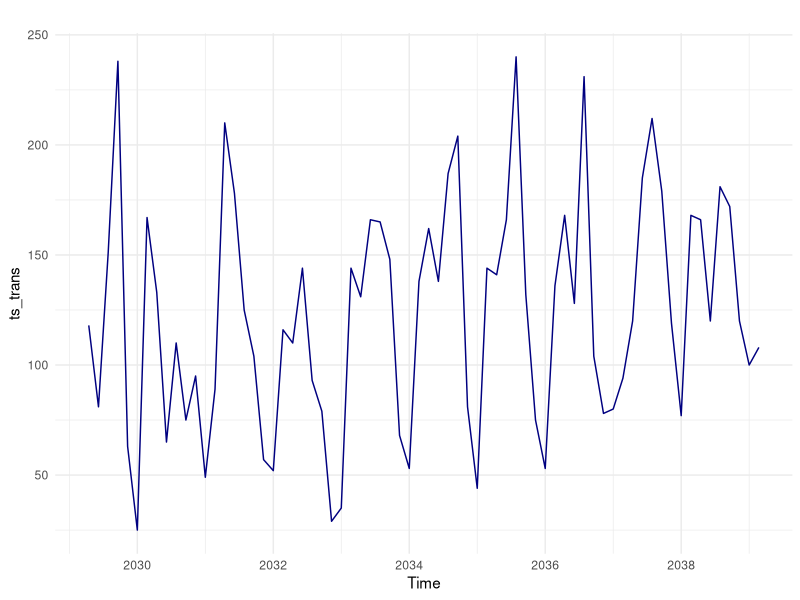
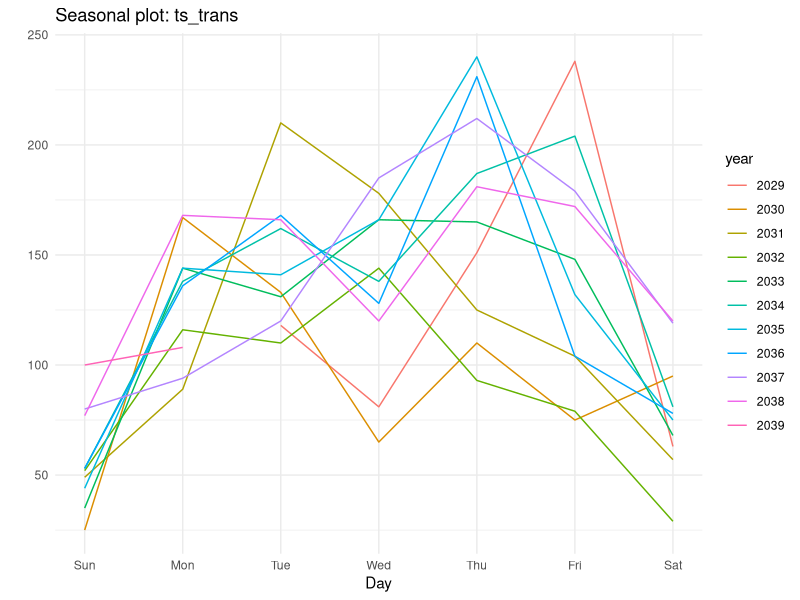
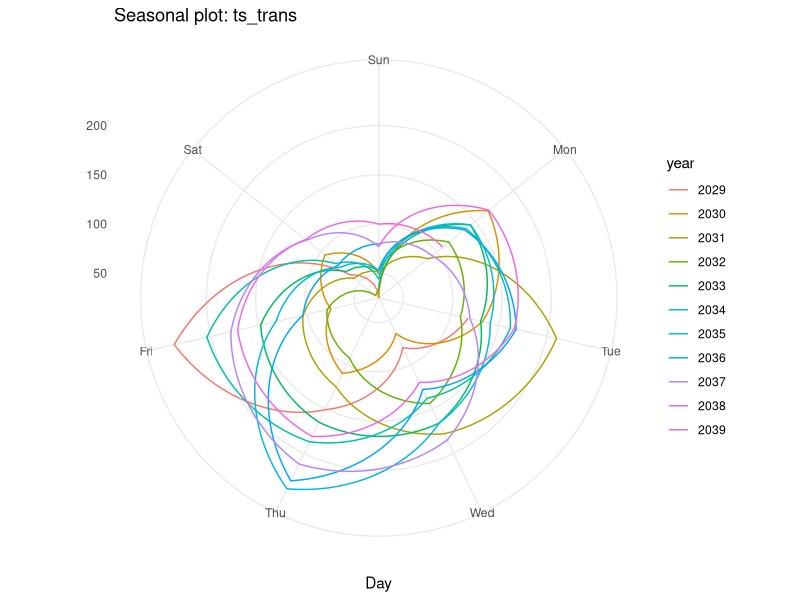
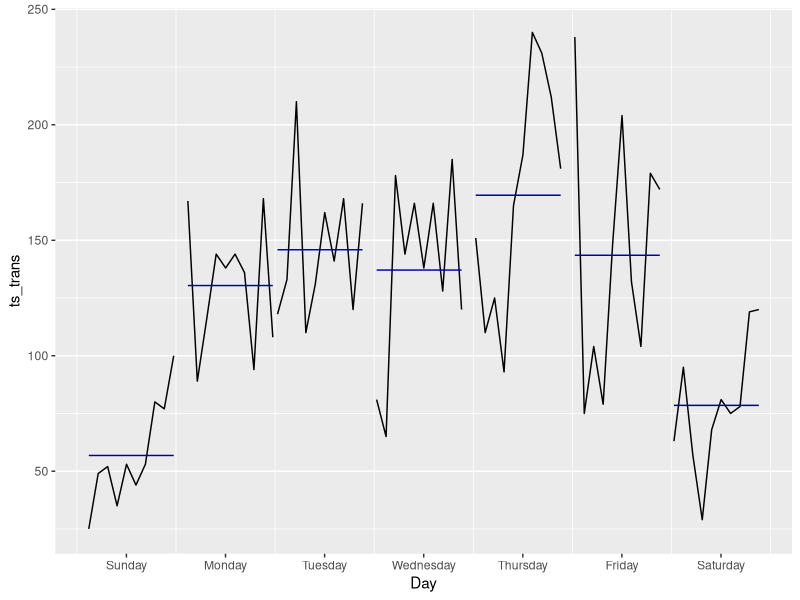
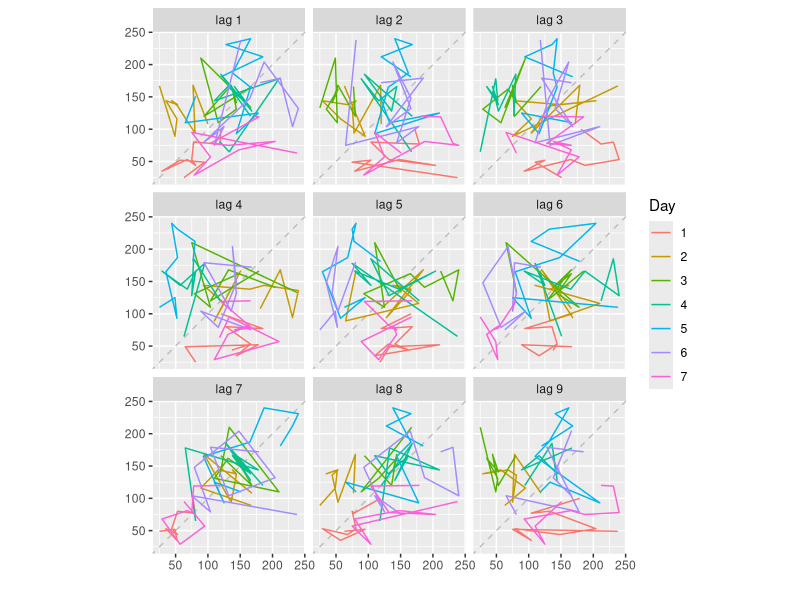
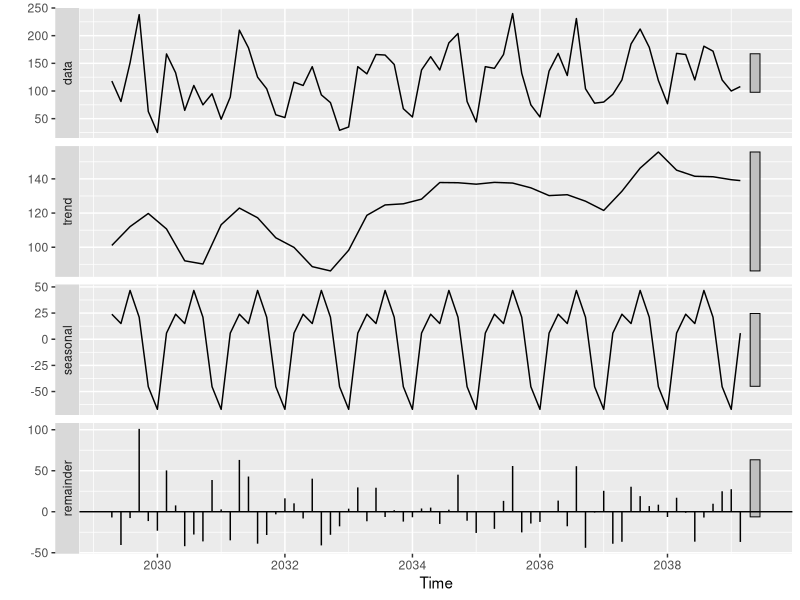
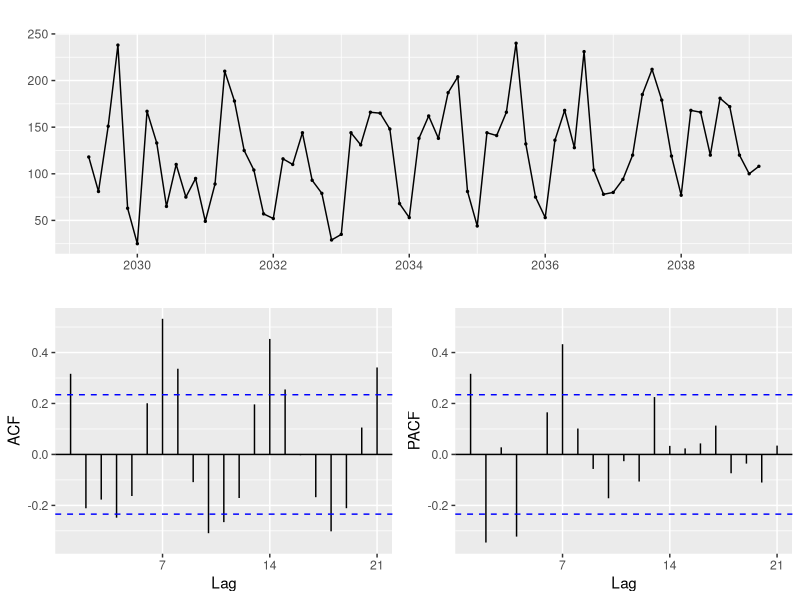
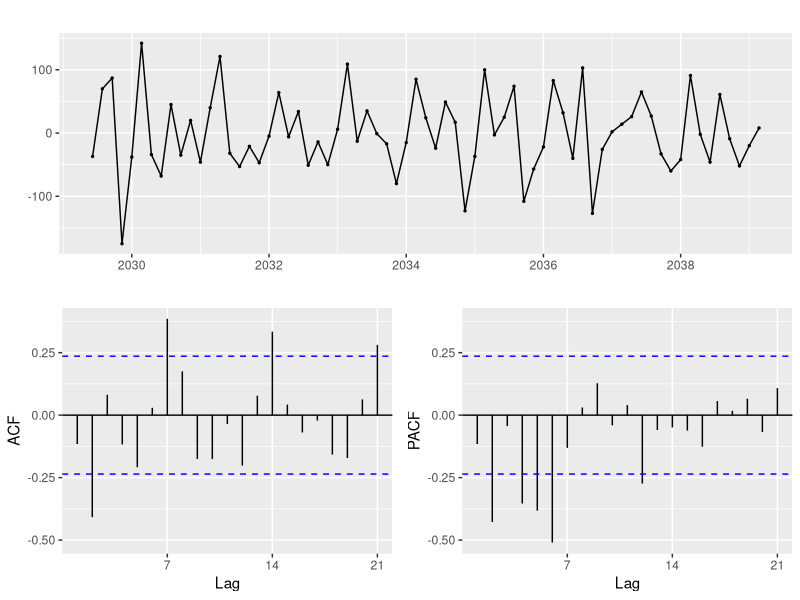

R code for these plots, in order:
## ---- chunk 1
library(ggplot2)
library(forecast)
library(dplyr)
library(lubridate)
library(purrr)
## ---- chunk 2
# read data
df_trans <- read.csv(file = 'Data/trans_all.csv', header = TRUE, stringsAsFactors = FALSE) %>% map_df(rev)
n <- nrow(df_trans)
trans60 <- df_trans[(n-69):n, 'num_trans'] %>% as.matrix()

# parse data to ts object (forecast)
# create daily times from
inds <- seq(as.Date('2020-03-06'), as.Date('2020-05-24'), by = 'day')
ts_trans <- ts(trans60, start = c(2020, as.numeric(format(inds[1], '%j'))), frequency = 7)

## ---- chunk 3
# plot time series
autoplot(ts_trans, color = 'navy') + theme_minimal()

# plot seasonality
# linear
ggseasonplot(ts_trans, season.labels = TRUE) + theme_minimal()

#polar
ggseasonplot(ts_trans, season.labels = TRUE, polar = TRUE) + theme_minimal()

# mean value by day
ggsubseriesplot(ts_trans)

#lag plots
gglagplot(ts_trans) # look all the noise except for lag 7 

# data-seasonal-trend-reminder
descomposedTS <- stl(ts_trans[,'num_trans'], s.window = 'periodic') 
descomposedTS %>% autoplot()


## ---- chunk 4
# lambda
lambda <- df_trans %>%  BoxCox.lambda(method = 'guerrero') # lambda = 1 ==> no more changes
## ---- chunk 5
# look trend
ggtsdisplay(ts_trans)


# differentiate
ts_transD <- diff(ts_trans)

# plot new trend
ggtsdisplay(ts_transD)


# function to determine number of appropiate differences
ndif <- ndiffs(ts_trans) #0 

# level
mu <- mean(ts_trans)

# new serie
ts_trans <- ts_trans - mu
## ---- chunk 6
# fast fourier transform
n <- 70 # total data
df_fft <- data.frame(coef = fft(trans60) / 70, freqindex = 1:70)

# look to the spectrum
df_fft[2:n,] %>% 
  ggplot(aes(freqindex, Mod(num_trans))) + 
  geom_line() 

# identify peaks
df_fft[ Mod(df_fft$num_trans) > 7.5 & df_fft$freqindex < n/2, 'freqindex' ] - 1

## ---- chunk 7

nff <-  function(x = NULL, n = NULL, up = 10L, plot = TRUE, add = FALSE, main = NULL, ...){
  #size of the signal
  N <- length(x)
  
  #The direct transformation
  #The first frequency is DC, the rest are duplicated
  dff <-  fft(x)
  #The time
  t <-  seq(from = 1, to = N)
  #Upsampled time
  nt <-  seq(from = 1, to = N+1-1/up, by = 1/up)
  
  #New spectrum
  ndff <-  array(data = 0, dim = c(length(nt), 1L))
  ndff[1] <-  dff[1] #Always, it's the DC component
  if(n != 0){
    ndff[2:(n+1)] <-  dff[2:(n+1)] #The positive frequencies always come first
    #The negative ones are trickier
    ndff[length(ndff):(length(ndff) - n + 1)] <-  dff[N:(N - n + 1)]
  }
  
  #The inverses
  indff <-  fft(ndff/N, inverse = TRUE) ### !
  idff <-  fft(dff/N, inverse = TRUE) ### ! N - 73
  if(plot){
    if(!add){
      plot(x = t, y = x, pch = 16L, xlab = "Time", ylab = "Measurement",
        main = ifelse(is.null(main), paste(n, "harmonics"), main))
      lines(y = Mod(idff), x = t, col = adjustcolor(1L, alpha = 0.5))
    }
    lines(y = Mod(indff), x = nt, ...)
  }
  ret <-  data.frame(time = nt, y = Mod(indff))
  return(ret)
}


## ---- chunk 8
# look different number of armonics
nff(x = trans60, n = 7L, up = 70L, col = 2L)
nff(x = trans60, n = 14L, up = 200L, col = 'navy')
nff(x = trans60, n = 20L, up = 200L, col = 'green')

## ---- chunk 9
colors <- viridis::viridis(15)
for(i in 1:15){
  ad = ifelse(i == 1, FALSE, TRUE)
  nff(x = trans60, n = i, up = 100L, col = colors[i], add = ad, main = "All waves up to 15th harmonic")
}



## ---- chunk 10
# recomended model from forecast package
auto.arima(ts_trans)
